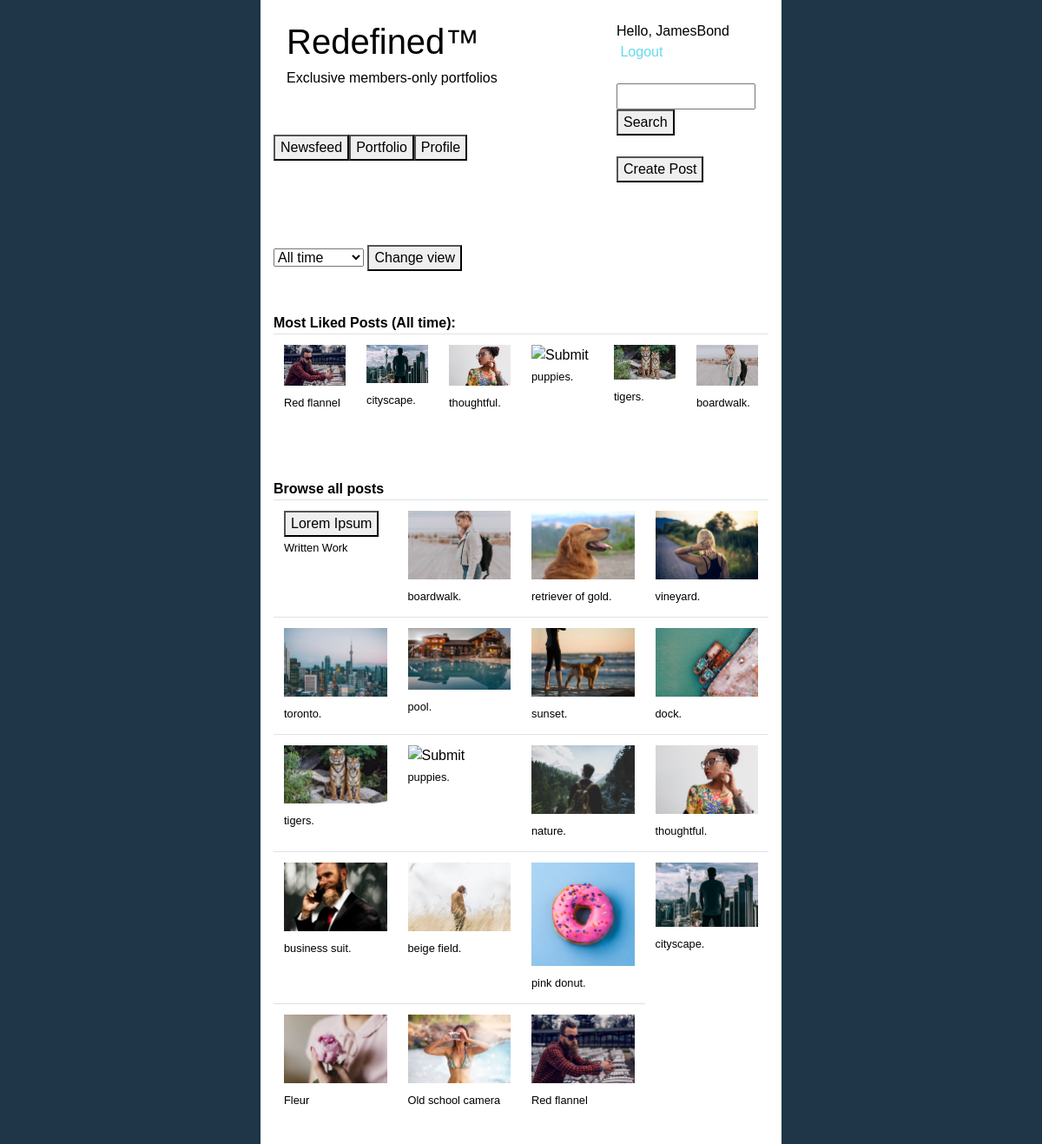
Screenshot of / (signed in) with the database file from the repository.
### portfolios/models.py (models this page shows)
class Post(models.Model):
      title = models.CharField(max_length=32)
      timestamp = models.DateTimeField(auto_now_add=True)
      user_id = models.IntegerField()
      image = models.FileField(upload_to='user-image-upload/', blank=True)
      text = models.CharField(max_length=16384, blank=True)

### portfolios/views.py (the view)
# urls.py: path("", views.newsfeed_view, name="index"),
def newsfeed_view(request):
    if not request.user.is_authenticated:
        return HttpResponseRedirect(reverse("login"))
    author_id = request.POST.get("author_id")
    if author_id is None:
        author_id = request.user.id
    likes_filter = request.POST.get("likes_filter")
    if likes_filter is None:
        likes_filter = "All time"
    return render(request, "portfolios/newsfeed.html", {
        "user": request.user,
        "most_liked_posts": getMostLikedPosts(6, likes_filter),
        "like_filters_enum": like_filters_enum,
        "likes_filter": likes_filter,
        "all_posts": getAllPostsReverseChronological()
    })

### portfolios/manager.py (called while the page is built, shortened)
def getAllPosts():
    return Post.objects.all()

def getPost(post_id):
    return getAllPosts().get(pk=post_id)

def getAllPostsReverseChronological():
    return getAllPosts().order_by('timestamp').reverse()

def getAllLikes():
    return Like.objects.all()

def getNumLikesForPost(post_id):
    return getAllLikes().filter(post_id=post_id).count()

def getNumLikesForAllPosts():
    return getAllLikes().values('post_id').annotate(Count('post_id'))

def getNumLikesForAllPostsWithFilter(filter):
    if filter == "All time":
        return getNumLikesForAllPosts()

def getPostsWithNoLikes():
    result_array = []
    num_likes_for_all_posts = getNumLikesForAllPosts()
    for post in getAllPosts():
        if getNumLikesForPost(post.id) == 0:
            result_array.append(post)
    return result_array

def getMostLikedPosts(num, filter):
    array = []
    for post in getNumLikesForAllPostsWithFilter(filter):
        if len(array) < num:
            array.append(post)
        else:
            for item in array:
                if post.get("post_id__count") > item.get("post_id__count"):
                    array.remove(item)
                    array.append(post)
                    break;
    returnArray = []
    for item in array:
        returnArray.append(getPost(item.get("post_id")))
    posts_with_no_likes = getPostsWithNoLikes()
    while len(returnArray) < num:
        if len(posts_with_no_likes) == 0:
            break
        else:
            returnArray.append(posts_with_no_likes[-1])
            posts_with_no_likes.pop(-1)
    return returnArray

### portfolios/templates/portfolios/newsfeed.html (shortened to what this page needs)
{% extends "users/layout.html" %}
{% block body %}
    <form id="post" action="{% url 'newsfeed' %}" method="post">
        <select name="likes_filter">
            {% for option in like_filters_enum %}
                {% if likes_filter == option %}
                    <option value="{{option}}" selected="selected">{{option}}</option>
                {% else %}
                    <option value="{{option}}" >{{ option }}</option>
                {% endif %}
            {% endfor %}
        </select>
        <button type="submit">Change view</button>
    </form>
    <br/>
    <br/>
    <b>Most Liked Posts ({{ likes_filter }}):</b>
    <br/>
    <table class="table">
        <tbody>
            <tr>
                {% for post in most_liked_posts %}
                    <td style = "width:16.66%">
                        <form id="post" action="{% url 'post' %}" method="post" style="display: inline-block;">
                            {% if post.image.url is not None %}
                                <input type="image" src="{{ post.image.url }}" border="0"
                                    style="width: auto; max-width: 100%; height: auto; max-height: 100%;"
                                    alt="Submit" />
                                <br/>
                                <small>{{ post.title }}</small>
                            {% else %}
                                <button type="submit">{{ post.title }}</button>
                                <br/>
                                <small>Written Work</small>
                            {% endif %}
                            <br/>
                        </form>
                    </td>
            {% endfor %}
            </tr>
    </table>
    <br/>
    <br/>
    <b>Browse all posts</b>
    <br/>
    <table class="table">
        <tbody>
          <tr>
              {% for post in all_posts %}
                  <td style = "width:16.66%">
                      <form id="post" action="{% url 'post' %}" method="post" style="display: inline-block;">
                        {% if post.image.url is not None %}
                         <input type="image" src="{{ post.image.url }}" border="0"
                              style="width: auto; max-width: 100%; height: auto; max-height: 100%;"  alt="Submit" />
                        <br/>
                        <small>{{ post.title }}</small>
                        {% else %}
                        <button type="submit">{{ post.title }}</button>
                        <br/>
                        <small>Written Work</small>
                        {% endif %}
                        <br/>
                      </form>
                  </td>
                  {% if not forloop.last and forloop.counter|divisibleby:4 %}
                      </tr>
                      <tr>
                  {% endif %}
              {% endfor %}
          </tr>
      </table>
{% endblock %}

### portfolios/templates/users/layout.html (shortened to what this page needs)
<!DOCTYPE html>
<html>
    <head>
        <link rel="stylesheet" href="https://stackpath.bootstrapcdn.com/bootstrap/4.1.1/css/bootstrap.min.css"
>
        <link rel="stylesheet" href="../../static/style.css">
    </head>
    <body>
        <div>
            <div class="container-fluid">
                <div class="row">
                    <div class="col-sm-3 box"></div>
                    <div class="col-sm-6 box" style="background-color: white; height=100vh">
                        <div class="container-fluid">
                            <div class="row">
                                <div class="col-sm-8" style="background-color: white;">
                                    <br/>
                                    <h1>Redefined™</h1>
                                    <h6>Exclusive members-only portfolios</h6>
                                    <br/>
                                    <br/>
                                    <div class="row">
                                        {% if user.is_authenticated %}
                                            <form id="portfolio" action="{% url 'newsfeed' %}" method="post">
                                                <button type="submit">Newsfeed</button>
                                            </form>
                                            <form id="portfolio" action="{% url 'portfolio' %}" method="post">
                                                <button type="submit">Portfolio</button>
                                            </form>
                                            <form id="profile" action="{% url 'profile' %}" method="post">
                                                <button type="submit">Profile</button>
                                            </form>
                                        {% endif %}
                                    </div>
                                </div>
                                <div class="col-sm-4">
                                    {% if user.is_authenticated %}
                                        <br/>
                                        {% if user.is_authenticated %}
                                            {% if user.username == None %}
                                                Hello, {{ user.first_name }}
                                            {% else %}
                                                Hello, {{ user.username }}
                                            {% endif %}
                                            &nbsp;<a href="{% url 'logout' %}">Logout</a>
                                        {% endif %}
                                        <br/>
                                        <br/>
                                        <form id="user" action="{% url 'search' %}" method="post">
                                            <input name="search_term" type="text" style="width:100%"/>
                                            <button type="submit">Search</button>
                                            <br/>
                                            <br/>
                                        </form>
                                        <form id="create_post" action="{% url 'create_post' %}" method="post">
                                                <button type="submit">Create Post</button>
                                            </form>
                                    {% endif %}
                                </div>
                            </div>
                        </div>
                        <br/>
                        <br/>
                        <br/>
                        {% block body %}
                        {% endblock %}
                        <br/>
                        <br/>
                    </div>
                    <div class="col-sm-3 box"></div>
                </div>
            </div>
        </div>
    </body>
</html>

### portfolios/static/style.css (style rules this page uses)
body { font-family: "Gill Sans", "Gill Sans MT", Calibri, "Trebuchet MS", sans-serif; text-decoration: none; color: black; }
body { background-color: #1E3647; }
a:link, a:visited { color: #66D9EF; }

### rows the page displays
Post: title "Red flannel"
Post: title "cityscape."
Post: title "thoughtful."
Post: title "puppies."
Post: title "tigers."
Post: title "boardwalk."
Post: title "Lorem Ipsum"
Post: title "retriever of gold."
Post: title "vineyard."
Post: title "toronto."
Post: title "pool."
Post: title "sunset."
Post: title "dock."
Post: title "nature."
Post: title "business suit."
Post: title "beige field."
Post: title "pink donut."
Post: title "Fleur"
Post: title "Old school camera"

### other values shown
{{ user.username }} "JamesBond"
{{ likes_filter }} "All time"
form field likes_filter "All time"
